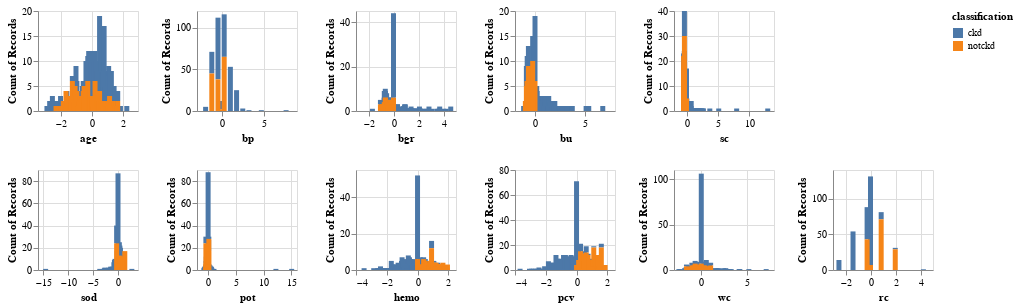

Notebook code for this chart:
### Code cell
# Quantitative Variables and Classification
cols1 = ['age','bp','bgr','bu','sc']
cols2 = ['sod','pot','hemo','pcv','wc','rc']

upper = alt.Chart(imputed_data).mark_bar().encode(
    alt.X(alt.repeat("column"), type='quantitative', scale=alt.Scale(zero=False)),
    y='count()',
    color = 'classification:N'
).properties(
    width=100,
    height=100,
).repeat(
    column=cols1
)

lower = alt.Chart(imputed_data).mark_bar().encode(
    alt.X(alt.repeat("column"), type='quantitative', scale=alt.Scale(zero=False)),
    y='count()',
    color = 'classification:N'
).properties(
    width=100,
    height=100,
).repeat(
    column=cols2
)
alt.vconcat(upper,lower)

### Figure 1 — Vega-Lite specification as saved in the notebook (floating-point values rounded to 4 significant figures; data arrays with more than 128 entries replaced by an {"elided": "..."} marker saying what was removed)
{"config": {"view": {"continuousWidth": 400, "continuousHeight": 300}}, "vconcat": [{"repeat": {"column": ["age", "bp", "bgr", "bu", "sc"]}, "spec": {"data": {"name": "data-e400edad1ce6fd0d6ac8623ff164df57"}, "mark": "bar", "encoding": {"color": {"type": "nominal", "field": "classification"}, "x": {"type": "quantitative", "field": {"repeat": "column"}, "scale": {"zero": false}}, "y": {"type": "quantitative", "aggregate": "count"}}, "height": 100, "width": 100}}, {"repeat": {"column": ["sod", "pot", "hemo", "pcv", "wc", "rc"]}, "spec": {"data": {"name": "data-e400edad1ce6fd0d6ac8623ff164df57"}, "mark": "bar", "encoding": {"color": {"type": "nominal", "field": "classification"}, "x": {"type": "quantitative", "field": {"repeat": "column"}, "scale": {"zero": false}}, "y": {"type": "quantitative", "aggregate": "count"}}, "height": 100, "width": 100}}], "$schema": "https://vega.github.io/schema/vega-lite/v4.8.1.json", "datasets": {"data-e400edad1ce6fd0d6ac8623ff164df57": {"elided": "400 records"}}}
